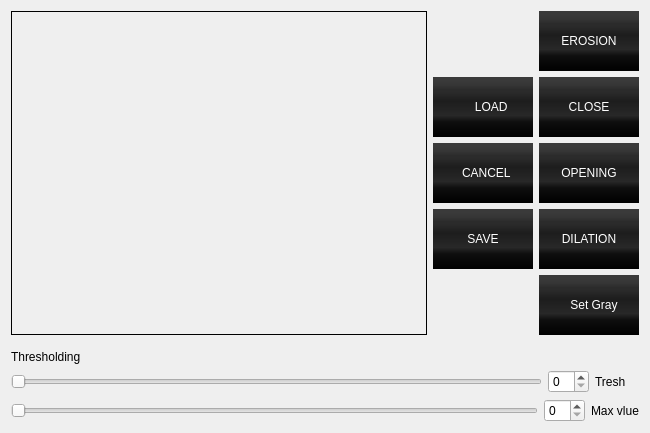
<?xml version="1.0" encoding="UTF-8"?>
<ui version="4.0">
 <class>WIND</class>
 <widget class="QWidget" name="WIND">
  <property name="geometry">
   <rect>
    <x>0</x>
    <y>0</y>
    <width>650</width>
    <height>433</height>
   </rect>
  </property>
  <property name="windowTitle">
   <string>Form</string>
  </property>
  <layout class="QVBoxLayout" name="verticalLayout_3">
   <item>
    <layout class="QHBoxLayout" name="horizontalLayout_5">
     <item>
      <widget class="QLabel" name="show">
       <property name="minimumSize">
        <size>
         <width>300</width>
         <height>300</height>
        </size>
       </property>
       <property name="styleSheet">
        <string notr="true">QLabel
{border:1px solid black}</string>
       </property>
       <property name="text">
        <string/>
       </property>
      </widget>
     </item>
     <item>
      <layout class="QGridLayout" name="gridLayout">
       <item row="2" column="0">
        <widget class="QPushButton" name="BTNrgb">
         <property name="minimumSize">
          <size>
           <width>60</width>
           <height>60</height>
          </size>
         </property>
         <property name="maximumSize">
          <size>
           <width>100</width>
           <height>16777215</height>
          </size>
         </property>
         <property name="styleSheet">
          <string notr="true">QPushButton
{
background-color:qlineargradient(spread:pad, x1:0, y1:1, x2:0, y2:0, stop:0 rgba(0, 0, 0, 255), stop:0.254902 rgba(15, 15, 15, 255), stop:0.36 rgba(40, 40, 40, 255), stop:0.6 rgba(29, 29, 29, 255), stop:0.75 rgba(43, 43, 43, 255), stop:0.79 rgba(43, 43, 43, 255), stop:0.86 rgba(53, 53, 53, 255), stop:0.935 rgba(58, 58, 58, 255));
border:none;


color:white;

}

QPushButton::hover
{
background-color:rgb(20, 20, 20);
}</string>
         </property>
         <property name="text">
          <string>  CANCEL</string>
         </property>
        </widget>
       </item>
       <item row="3" column="1">
        <widget class="QPushButton" name="BTNdilation">
         <property name="minimumSize">
          <size>
           <width>60</width>
           <height>60</height>
          </size>
         </property>
         <property name="maximumSize">
          <size>
           <width>100</width>
           <height>16777215</height>
          </size>
         </property>
         <property name="styleSheet">
          <string notr="true">QPushButton
{
background-color:qlineargradient(spread:pad, x1:0, y1:1, x2:0, y2:0, stop:0 rgba(0, 0, 0, 255), stop:0.254902 rgba(15, 15, 15, 255), stop:0.36 rgba(40, 40, 40, 255), stop:0.6 rgba(29, 29, 29, 255), stop:0.75 rgba(43, 43, 43, 255), stop:0.79 rgba(43, 43, 43, 255), stop:0.86 rgba(53, 53, 53, 255), stop:0.935 rgba(58, 58, 58, 255));
border:none;


color:white;

}

QPushButton::hover
{
background-color:rgb(20, 20, 20);
}</string>
         </property>
         <property name="text">
          <string>DILATION</string>
         </property>
        </widget>
       </item>
       <item row="2" column="1">
        <widget class="QPushButton" name="BTNopening">
         <property name="minimumSize">
          <size>
           <width>60</width>
           <height>60</height>
          </size>
         </property>
         <property name="maximumSize">
          <size>
           <width>100</width>
           <height>16777215</height>
          </size>
         </property>
         <property name="styleSheet">
          <string notr="true">QPushButton
{
background-color:qlineargradient(spread:pad, x1:0, y1:1, x2:0, y2:0, stop:0 rgba(0, 0, 0, 255), stop:0.254902 rgba(15, 15, 15, 255), stop:0.36 rgba(40, 40, 40, 255), stop:0.6 rgba(29, 29, 29, 255), stop:0.75 rgba(43, 43, 43, 255), stop:0.79 rgba(43, 43, 43, 255), stop:0.86 rgba(53, 53, 53, 255), stop:0.935 rgba(58, 58, 58, 255));
border:none;


color:white;

}

QPushButton::hover
{
background-color:rgb(20, 20, 20);
}</string>
         </property>
         <property name="text">
          <string>OPENING</string>
         </property>
        </widget>
       </item>
       <item row="3" column="0">
        <widget class="QPushButton" name="BTNsave">
         <property name="minimumSize">
          <size>
           <width>60</width>
           <height>60</height>
          </size>
         </property>
         <property name="maximumSize">
          <size>
           <width>100</width>
           <height>16777215</height>
          </size>
         </property>
         <property name="styleSheet">
          <string notr="true">QPushButton
{
background-color:qlineargradient(spread:pad, x1:0, y1:1, x2:0, y2:0, stop:0 rgba(0, 0, 0, 255), stop:0.254902 rgba(15, 15, 15, 255), stop:0.36 rgba(40, 40, 40, 255), stop:0.6 rgba(29, 29, 29, 255), stop:0.75 rgba(43, 43, 43, 255), stop:0.79 rgba(43, 43, 43, 255), stop:0.86 rgba(53, 53, 53, 255), stop:0.935 rgba(58, 58, 58, 255));
border:none;


color:white;

}

QPushButton::hover
{
background-color:rgb(20, 20, 20);
}</string>
         </property>
         <property name="text">
          <string>SAVE</string>
         </property>
        </widget>
       </item>
       <item row="0" column="1">
        <widget class="QPushButton" name="BTNerosion">
         <property name="minimumSize">
          <size>
           <width>60</width>
           <height>60</height>
          </size>
         </property>
         <property name="maximumSize">
          <size>
           <width>100</width>
           <height>16777215</height>
          </size>
         </property>
         <property name="styleSheet">
          <string notr="true">QPushButton
{
background-color:qlineargradient(spread:pad, x1:0, y1:1, x2:0, y2:0, stop:0 rgba(0, 0, 0, 255), stop:0.254902 rgba(15, 15, 15, 255), stop:0.36 rgba(40, 40, 40, 255), stop:0.6 rgba(29, 29, 29, 255), stop:0.75 rgba(43, 43, 43, 255), stop:0.79 rgba(43, 43, 43, 255), stop:0.86 rgba(53, 53, 53, 255), stop:0.935 rgba(58, 58, 58, 255));
border:none;


color:white;

}

QPushButton::hover
{
background-color:rgb(20, 20, 20);
}</string>
         </property>
         <property name="text">
          <string>EROSION</string>
         </property>
        </widget>
       </item>
       <item row="1" column="1">
        <widget class="QPushButton" name="BTNclose">
         <property name="minimumSize">
          <size>
           <width>60</width>
           <height>60</height>
          </size>
         </property>
         <property name="maximumSize">
          <size>
           <width>100</width>
           <height>16777215</height>
          </size>
         </property>
         <property name="styleSheet">
          <string notr="true">QPushButton
{
background-color:qlineargradient(spread:pad, x1:0, y1:1, x2:0, y2:0, stop:0 rgba(0, 0, 0, 255), stop:0.254902 rgba(15, 15, 15, 255), stop:0.36 rgba(40, 40, 40, 255), stop:0.6 rgba(29, 29, 29, 255), stop:0.75 rgba(43, 43, 43, 255), stop:0.79 rgba(43, 43, 43, 255), stop:0.86 rgba(53, 53, 53, 255), stop:0.935 rgba(58, 58, 58, 255));
border:none;


color:white;

}

QPushButton::hover
{
background-color:rgb(20, 20, 20);
}</string>
         </property>
         <property name="text">
          <string>CLOSE</string>
         </property>
        </widget>
       </item>
       <item row="4" column="1">
        <widget class="QPushButton" name="BTNgray">
         <property name="minimumSize">
          <size>
           <width>60</width>
           <height>60</height>
          </size>
         </property>
         <property name="maximumSize">
          <size>
           <width>100</width>
           <height>16777215</height>
          </size>
         </property>
         <property name="styleSheet">
          <string notr="true">QPushButton
{
background-color:qlineargradient(spread:pad, x1:0, y1:1, x2:0, y2:0, stop:0 rgba(0, 0, 0, 255), stop:0.254902 rgba(15, 15, 15, 255), stop:0.36 rgba(40, 40, 40, 255), stop:0.6 rgba(29, 29, 29, 255), stop:0.75 rgba(43, 43, 43, 255), stop:0.79 rgba(43, 43, 43, 255), stop:0.86 rgba(53, 53, 53, 255), stop:0.935 rgba(58, 58, 58, 255));
border:none;


color:white;

}

QPushButton::hover
{
background-color:rgb(20, 20, 20);
}</string>
         </property>
         <property name="text">
          <string>   Set Gray</string>
         </property>
        </widget>
       </item>
       <item row="1" column="0">
        <widget class="QPushButton" name="BTNload">
         <property name="minimumSize">
          <size>
           <width>60</width>
           <height>60</height>
          </size>
         </property>
         <property name="maximumSize">
          <size>
           <width>100</width>
           <height>16777215</height>
          </size>
         </property>
         <property name="styleSheet">
          <string notr="true">QPushButton
{
background-color:qlineargradient(spread:pad, x1:0, y1:1, x2:0, y2:0, stop:0 rgba(0, 0, 0, 255), stop:0.254902 rgba(15, 15, 15, 255), stop:0.36 rgba(40, 40, 40, 255), stop:0.6 rgba(29, 29, 29, 255), stop:0.75 rgba(43, 43, 43, 255), stop:0.79 rgba(43, 43, 43, 255), stop:0.86 rgba(53, 53, 53, 255), stop:0.935 rgba(58, 58, 58, 255));
border:none;


color:white;

}

QPushButton::hover
{
background-color:rgb(20, 20, 20);
}</string>
         </property>
         <property name="text">
          <string>     LOAD</string>
         </property>
        </widget>
       </item>
      </layout>
     </item>
    </layout>
   </item>
   <item>
    <layout class="QVBoxLayout" name="verticalLayout_2">
     <item>
      <spacer name="verticalSpacer">
       <property name="orientation">
        <enum>Qt::Vertical</enum>
       </property>
       <property name="sizeHint" stdset="0">
        <size>
         <width>20</width>
         <height>40</height>
        </size>
       </property>
      </spacer>
     </item>
     <item>
      <widget class="QLabel" name="label">
       <property name="text">
        <string>Thresholding</string>
       </property>
      </widget>
     </item>
     <item>
      <layout class="QHBoxLayout" name="horizontalLayout_3">
       <item>
        <widget class="QSlider" name="horizontalSlider">
         <property name="orientation">
          <enum>Qt::Horizontal</enum>
         </property>
        </widget>
       </item>
       <item>
        <layout class="QHBoxLayout" name="horizontalLayout">
         <item>
          <widget class="QSpinBox" name="sp1"/>
         </item>
         <item>
          <widget class="QLabel" name="label_2">
           <property name="text">
            <string>Tresh    </string>
           </property>
          </widget>
         </item>
        </layout>
       </item>
      </layout>
     </item>
     <item>
      <layout class="QHBoxLayout" name="horizontalLayout_4">
       <item>
        <widget class="QSlider" name="slid2">
         <property name="orientation">
          <enum>Qt::Horizontal</enum>
         </property>
        </widget>
       </item>
       <item>
        <layout class="QHBoxLayout" name="horizontalLayout_2">
         <item>
          <widget class="QSpinBox" name="sp2"/>
         </item>
         <item>
          <widget class="QLabel" name="label_3">
           <property name="text">
            <string>Max vlue</string>
           </property>
          </widget>
         </item>
        </layout>
       </item>
      </layout>
     </item>
    </layout>
   </item>
  </layout>
 </widget>
 <resources/>
 <connections/>
</ui>
